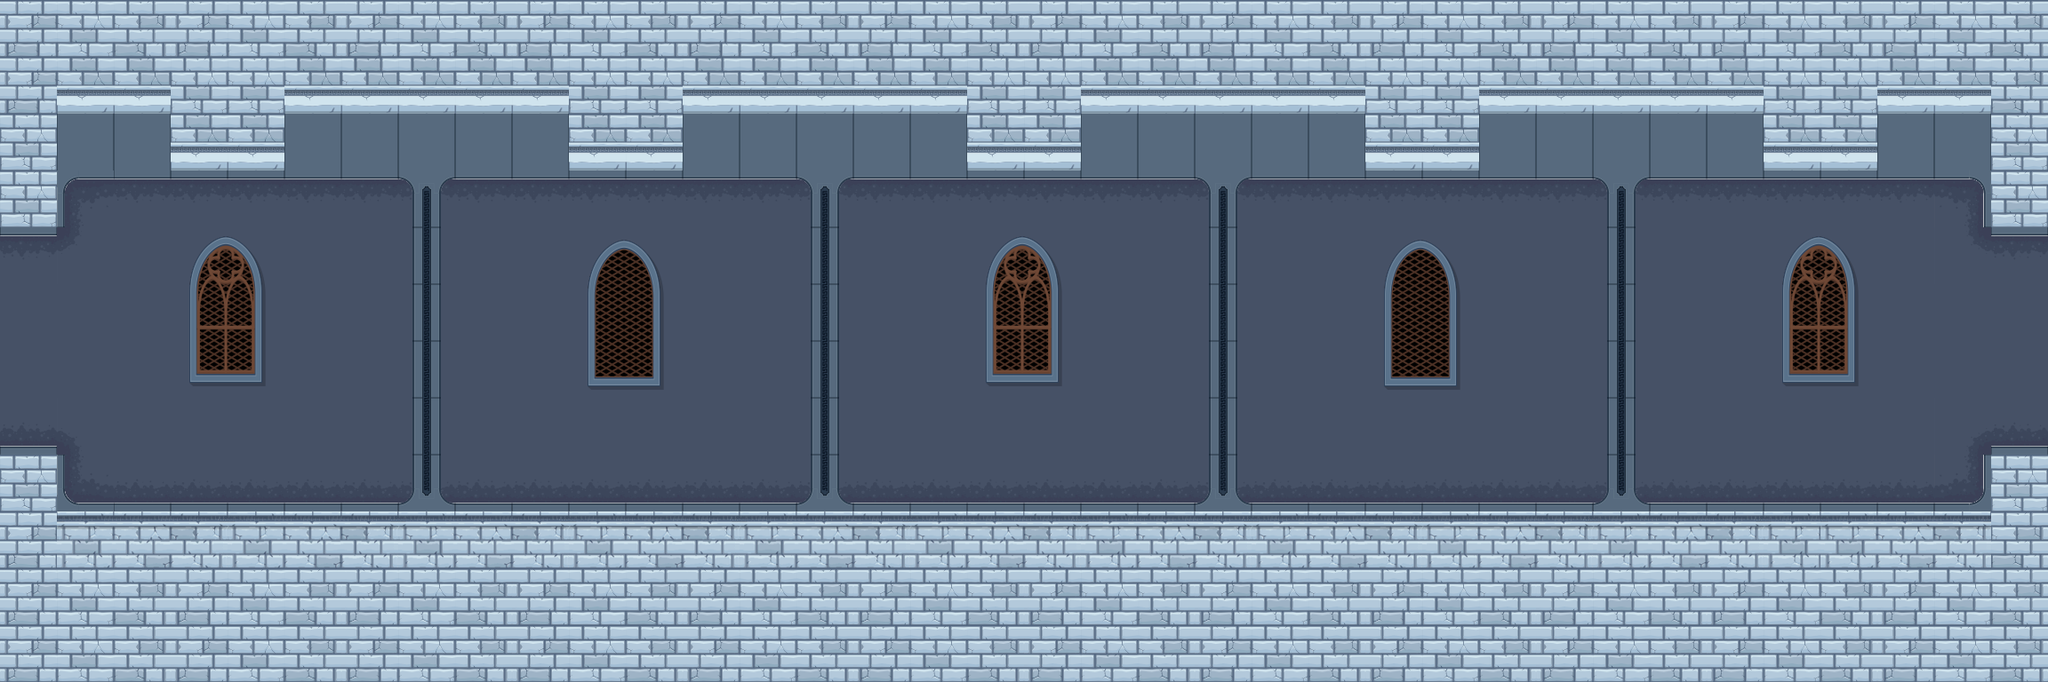

Tiled map render using the project's own tile images. Description and the whole map definition, tile-layer contents included, below:
An orthogonal 36x12 tile map with 64x64 px tiles, 2 tile layers (Слой тайлов 1, Слой тайлов 2), 2 tilesets and 30 objects.

<map version="1.0" orientation="orthogonal" renderorder="right-down" width="36" height="12" tilewidth="64" tileheight="64" nextobjectid="37">
 <properties>
  <property name="Height" value="768" />
  <property name="Left" value="Yes" />
  <property name="Right" value="Yes" />
  <property name="Width" value="2304" />
 </properties>
 <tileset firstgid="1" name="tiles" tilewidth="64" tileheight="64" tilecount="105" columns="15">
  <image source="tiles.png" width="989" height="450" />
 </tileset>
 <tileset firstgid="106" name="items" tilewidth="64" tileheight="64" tilecount="400" columns="20">
  <image source="items.png" width="1280" height="1280" />
 </tileset>
 <layer name="Слой тайлов 1" width="36" height="12">
  <data encoding="csv">
18,19,20,18,19,20,18,19,20,18,19,20,18,19,20,18,19,20,18,19,20,18,19,20,18,19,20,18,19,20,18,19,20,18,19,20,
18,64,64,19,19,64,64,64,64,64,19,19,64,64,64,64,64,19,19,64,64,64,64,64,19,19,64,64,64,64,64,19,19,64,64,20,
86,86,86,64,64,86,86,86,86,86,64,64,86,86,86,86,86,64,64,86,86,86,86,86,64,64,86,86,86,86,86,64,64,86,86,86,
25,9,10,10,10,10,10,10,10,10,10,10,10,10,10,10,10,10,10,10,10,10,10,10,10,10,10,10,10,10,10,10,10,10,11,25,
44,25,25,25,25,25,25,25,25,25,25,25,25,25,25,25,25,25,25,25,25,25,25,25,25,25,25,25,25,25,25,25,25,25,43,44,
25,25,25,25,25,25,25,25,25,25,25,25,25,25,25,25,25,25,25,25,25,25,25,25,25,25,25,25,25,25,25,25,25,25,25,25,
25,25,25,25,25,25,25,25,25,25,25,25,25,25,25,25,25,25,25,25,25,25,25,25,25,25,25,25,25,25,25,25,25,25,25,25,
14,25,25,25,25,25,25,25,25,25,25,25,25,25,25,25,25,25,25,25,25,25,25,25,25,25,25,25,25,25,25,25,25,25,13,40,
25,39,40,40,40,40,40,40,40,40,40,40,40,40,40,40,40,40,40,40,40,40,40,40,40,40,40,40,40,40,40,40,40,40,41,25,
18,3,4,5,3,4,5,3,4,5,3,4,5,3,4,5,3,4,5,3,4,5,3,4,5,3,4,5,3,4,5,3,3,4,5,20,
18,19,20,18,19,20,18,19,20,18,19,20,18,19,20,18,19,20,18,19,20,18,19,20,18,19,20,18,19,20,18,19,20,18,19,20,
18,19,20,18,19,20,18,19,20,18,19,20,18,19,20,18,19,20,18,19,20,18,19,20,18,19,20,18,19,20,18,19,20,18,19,20
</data>
 </layer>
 <layer name="Слой тайлов 2" width="36" height="12">
  <data encoding="csv">
0,0,0,0,0,0,0,0,0,0,0,0,0,0,0,0,0,0,0,0,0,0,0,0,0,0,0,0,0,0,0,0,0,0,0,0,
0,0,0,0,0,0,0,0,0,0,0,0,0,0,0,0,0,0,0,0,0,0,0,0,0,0,0,0,0,0,0,0,0,0,0,0,
19,86,86,0,0,0,0,0,0,0,0,0,0,0,0,0,0,0,0,0,0,0,0,0,0,0,0,0,0,0,0,0,0,86,86,19,
19,69,71,71,71,71,71,70,71,71,71,71,71,71,70,71,71,71,71,71,71,70,71,71,71,71,71,71,70,71,71,71,71,71,72,19,
71,45,25,403,404,0,0,85,0,0,343,344,0,0,85,0,0,403,404,0,0,85,0,0,343,344,0,0,85,0,0,403,404,0,43,71,
25,25,25,423,424,0,0,85,0,0,363,364,0,0,85,0,0,423,424,0,0,85,0,0,363,364,0,0,85,0,0,423,424,25,25,25,
25,25,25,443,444,0,0,85,0,0,383,384,0,0,85,0,0,443,444,0,0,85,0,0,383,384,0,0,85,0,0,443,444,25,25,25,
101,15,0,0,0,0,0,85,0,0,0,0,0,0,85,0,0,0,0,0,0,85,0,0,0,0,0,0,85,0,0,0,0,0,13,101,
19,99,101,101,101,101,101,100,101,101,101,101,101,101,100,101,101,101,101,101,101,100,101,101,101,101,101,101,100,101,101,101,101,101,102,19,
0,0,0,0,0,0,0,0,0,0,0,0,0,0,0,0,0,0,0,0,0,0,0,0,0,0,0,0,0,0,0,0,0,0,0,0,
0,0,0,0,0,0,0,0,0,0,0,0,0,0,0,0,0,0,0,0,0,0,0,0,0,0,0,0,0,0,0,0,0,0,0,0,
0,0,0,0,0,0,0,0,0,0,0,0,0,0,0,0,0,0,0,0,0,0,0,0,0,0,0,0,0,0,0,0,0,0,0,0
</data>
 </layer>
 <objectgroup name="chair1">
  <object id="12" x="128" y="448" width="64" height="128" />
  <object id="16" x="1024" y="448" width="64" height="128" />
  <object id="18" x="1472" y="448" width="64" height="128" />
  <object id="22" x="1920" y="448" width="64" height="128" />
  <object id="25" x="576" y="448" width="64" height="128" />
 </objectgroup>
 <objectgroup name="chair2">
  <object id="13" x="320" y="448" width="64" height="128" />
  <object id="15" x="768" y="448" width="64" height="128" />
  <object id="17" x="1216" y="448" width="64" height="128" />
  <object id="19" x="1664" y="448" width="64" height="128" />
  <object id="26" x="2112" y="448" width="64" height="128" />
 </objectgroup>
 <objectgroup name="table">
  <object id="7" x="1536" y="512" width="128" height="64" />
  <object id="8" x="1984" y="512" width="128" height="64" />
  <object id="9" x="1088" y="512" width="128" height="64" />
  <object id="10" x="640" y="512" width="128" height="64" />
  <object id="11" x="192" y="512" width="128" height="64" />
 </objectgroup>
 <objectgroup name="chandelier">
  <object id="2" x="128" y="192" width="256" height="128" />
  <object id="3" x="576" y="192" width="256" height="128" />
  <object id="4" x="1024" y="192" width="256" height="128" />
  <object id="5" x="1472" y="192" width="256" height="128" />
  <object id="6" x="1920" y="192" width="256" height="128" />
 </objectgroup>
 <objectgroup name="ground">
  <object id="24" x="0" y="512">
   <polyline points="0,0 64,0 64,64 2240,64 2240,0 2432,0 2432,-256 2240,-256 2240,-384 2112,-384 2112,-320 1984,-320 1984,-384 1664,-384 1664,-320 1536,-320 1536,-384 1216,-384 1216,-320 1088,-320 1088,-384 768,-384 768,-320 640,-320 640,-384 320,-384 320,-320 192,-320 192,-384 64,-384 64,-256 0,-256" />
  </object>
 </objectgroup>
 <objectgroup name="groundEnemy">
  <object id="27" x="704" y="512" width="64" height="64" />
  <object id="28" x="1536" y="512" width="64" height="64" />
  <object id="30" x="256" y="512" width="64" height="64" />
  <object id="31" x="448" y="512" width="64" height="64" />
  <object id="32" x="896" y="512" width="64" height="64" />
  <object id="33" x="1280" y="512" width="64" height="64" />
  <object id="34" x="1728" y="512" width="64" height="64" />
  <object id="35" x="1920" y="512" width="64" height="64" />
  <object id="36" x="-95.6149" y="557.204" />
 </objectgroup>
</map>
